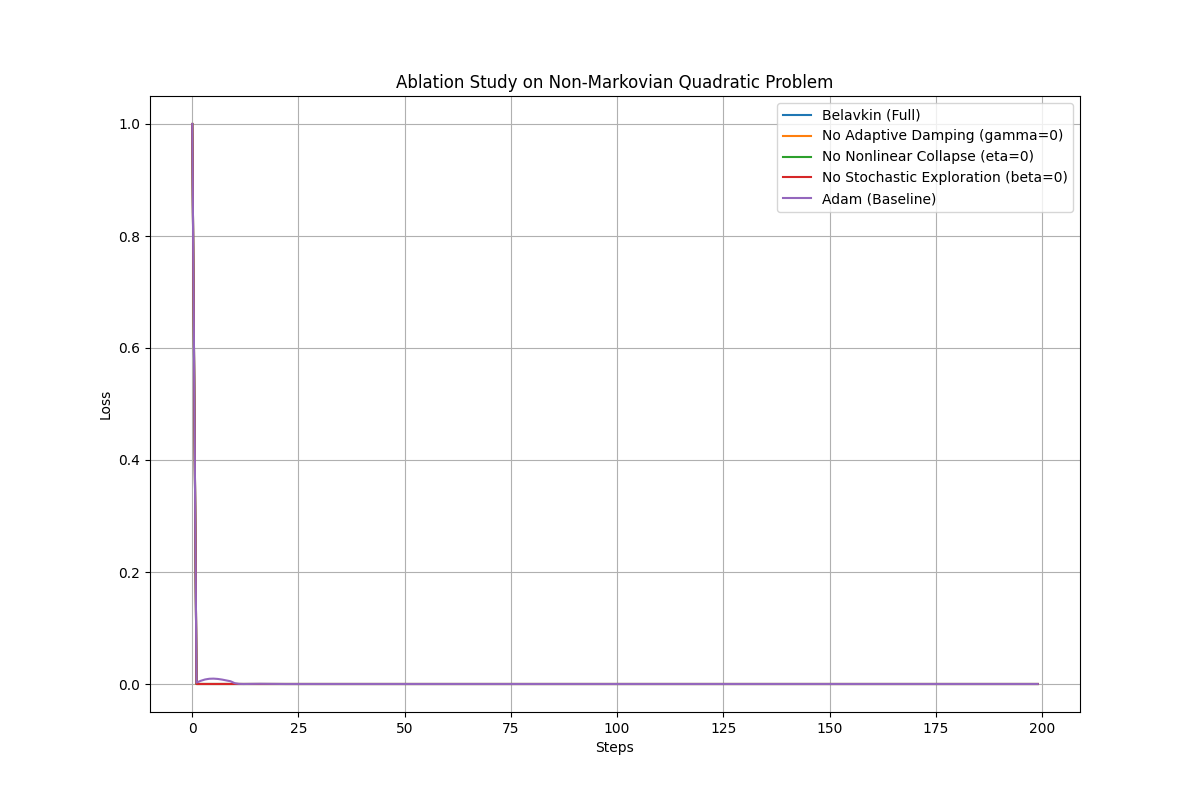

Reproduce this figure in Python.
import torch
import matplotlib.pyplot as plt
from belavkin.optimizer.optimizer import BelavkinOptimizer
from belavkin.benchmarks.synthetic import NonMarkovianQuadratic

def run_benchmark(optimizer_class, model, n_steps=200, **kwargs):
    optimizer = optimizer_class(model.parameters(), **kwargs)
    losses = []
    for _ in range(n_steps):
        optimizer.zero_grad()
        loss = model()
        loss.backward()
        optimizer.step()
        losses.append(loss.item())
    return losses

# --- Setup ---
torch.manual_seed(42)
n_steps = 200

configurations = {
    "Belavkin (Full)": (BelavkinOptimizer, {"lr": 0.1, "gamma": 0.1, "eta": 0.1, "beta": 0.01}),
    "No Adaptive Damping (gamma=0)": (BelavkinOptimizer, {"lr": 0.1, "gamma": 0, "eta": 0.1, "beta": 0.01}),
    "No Nonlinear Collapse (eta=0)": (BelavkinOptimizer, {"lr": 0.1, "gamma": 0.1, "eta": 0, "beta": 0.01}),
    "No Stochastic Exploration (beta=0)": (BelavkinOptimizer, {"lr": 0.1, "gamma": 0.1, "eta": 0.1, "beta": 0}),
    "Adam (Baseline)": (torch.optim.Adam, {"lr": 0.1}),
}

results = {}
plt.figure(figsize=(12, 8))

for name, (optimizer_class, kwargs) in configurations.items():
    print(f"Running benchmark for: {name}")
    model = NonMarkovianQuadratic()
    losses = run_benchmark(optimizer_class, model, n_steps=n_steps, **kwargs)
    results[name] = losses[-1]
    plt.plot(losses, label=name)

# --- Plotting ---
plt.xlabel('Steps')
plt.ylabel('Loss')
plt.title('Ablation Study on Non-Markovian Quadratic Problem')
plt.legend()
plt.grid(True)
plt.savefig('belavkin/benchmarks/ablation_study.png')
print("\\nAblation study complete. Plot saved to belavkin/benchmarks/ablation_study.png")

# --- Print Results Table ---
print("\\n--- Final Loss Results ---")
print("| Optimizer Configuration          | Final Loss |")
print("|----------------------------------|------------|")
for name, final_loss in results.items():
    print(f"| {name:<32} | {final_loss:.6f} |")
